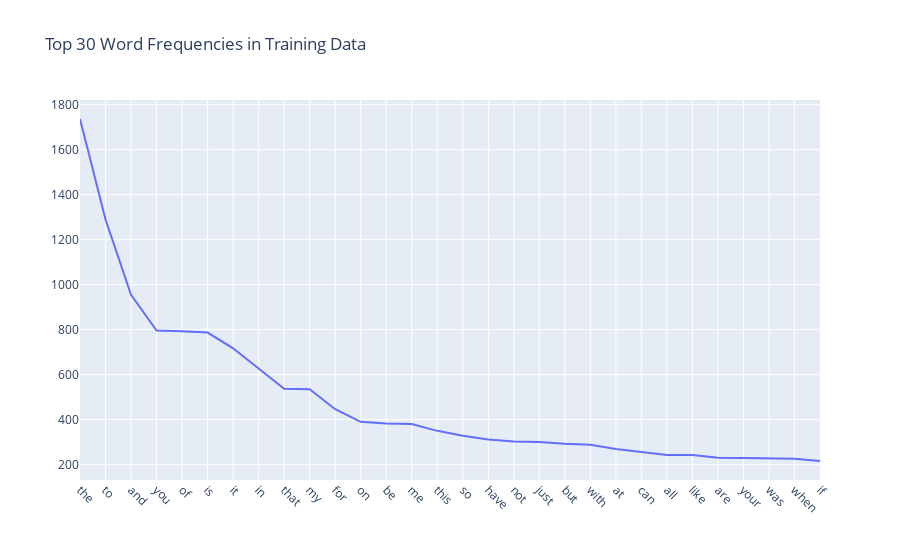
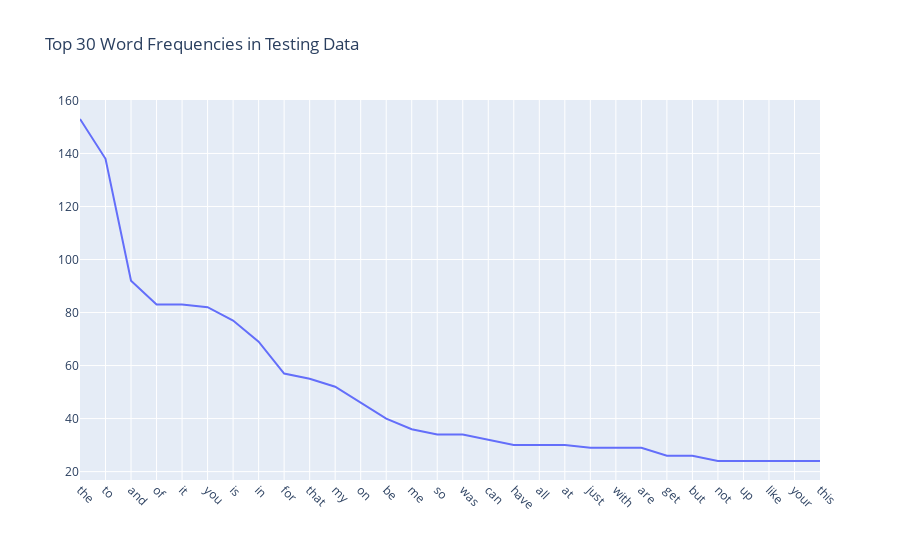

The notebook cell saved with these charts, in order:
### Markdown cell above
---
### ** >>> Exercise 1 (Take home): **  
Plot word frequency for Top 30 words in both train and test dataset. (Hint: refer to DM lab 1)

### Code cell
# Answer here
from sklearn.feature_extraction.text import CountVectorizer
import numpy as np
import plotly.graph_objects as go

def word_freqency(data):
    count_vect = CountVectorizer()
    counts = count_vect.fit_transform(data.text) #learn the vocabulary and return document-term matrix
    term_frequencies = np.asarray(counts.sum(axis=0))[0]
    long_trail_data = pd.DataFrame({'terms': count_vect.get_feature_names_out(), 'freq': term_frequencies})
    long_trail_data = long_trail_data.sort_values('freq', ascending=False)
    
    top_30_words = long_trail_data[:30]
    fig = go.Figure()
    
    fig.add_trace(go.Scatter(
        x=top_30_words['terms'],
        y=top_30_words['freq'],
        mode='lines'
    ))
    if data is train_df:
        fig.update_layout(xaxis_tickangle=45, title='Top 30 Word Frequencies in Training Data')
    elif data is test_df:
        fig.update_layout(xaxis_tickangle=45, title='Top 30 Word Frequencies in Testing Data')

    fig.show()


    return top_30_words
    


print("World frequency of training data:")
print(word_freqency(train_df))

print("World frequency of testing data:")
print(word_freqency(test_df))

### Figure 1 — Plotly figure (JSON) as saved in the notebook; plotly's stock layout.template omitted (floating-point values rounded to 4 significant figures)
{"data": [{"mode": "lines", "type": "scatter", "x": ["the", "to", "and", "you", "of", "is", "it", "in", "that", "my", "for", "on", "be", "me", "this", "so", "have", "not", "just", "but", "with", "at", "can", "all", "like", "are", "your", "was", "when", "if"], "y": [1736, 1289, 955, 796, 793, 787, 717, 626, 537, 535, 446, 390, 383, 380, 350, 328, 312, 303, 301, 293, 288, 269, 257, 243, 243, 231, 229, 228, 226, 216]}], "layout": {"title": {"text": "Top 30 Word Frequencies in Training Data"}, "xaxis": {"tickangle": 45}}}

### Figure 2 — Plotly figure (JSON) as saved in the notebook; plotly's stock layout.template omitted (floating-point values rounded to 4 significant figures)
{"data": [{"mode": "lines", "type": "scatter", "x": ["the", "to", "and", "of", "it", "you", "is", "in", "for", "that", "my", "on", "be", "me", "so", "was", "can", "have", "all", "at", "just", "with", "are", "get", "but", "not", "up", "like", "your", "this"], "y": [153, 138, 92, 83, 83, 82, 77, 69, 57, 55, 52, 46, 40, 36, 34, 34, 32, 30, 30, 30, 29, 29, 29, 26, 26, 24, 24, 24, 24, 24]}], "layout": {"title": {"text": "Top 30 Word Frequencies in Testing Data"}, "xaxis": {"tickangle": 45}}}
